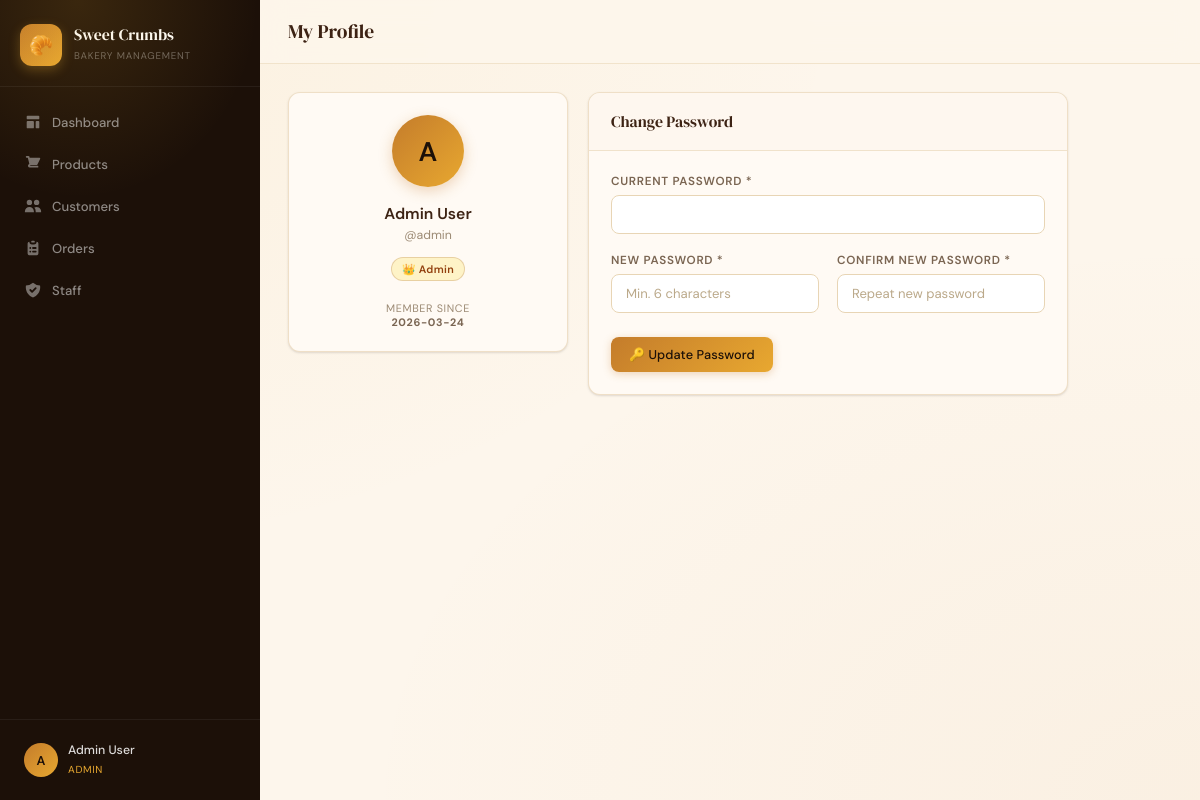
/profile (signed in), run on the app's committed database.
### tables this page shows
CREATE TABLE staff (
                id INTEGER PRIMARY KEY AUTOINCREMENT,
                name TEXT NOT NULL,
                username TEXT NOT NULL UNIQUE,
                password_hash TEXT NOT NULL,
                role TEXT NOT NULL DEFAULT 'staff',
                active INTEGER NOT NULL DEFAULT 1,
                created_at TEXT DEFAULT CURRENT_TIMESTAMP
            );

### app.py (the view, shortened to what this page needs)
@app.route('/profile', methods=['GET','POST'])
@login_required
def profile():
    try:
        conn = get_db()
        user = conn.execute("SELECT * FROM staff WHERE id=?", (session['user_id'],)).fetchone()
        conn.close()
        return render_template('profile.html', user=user)
    except Exception as e:
        logger.error(f'Profile error: {e}')
        flash('Error updating profile.', 'danger')
        return redirect(url_for('index'))

### app.py (called while the page is built)
def get_db():
    try:
        conn = sqlite3.connect(DB_PATH)
        conn.row_factory = sqlite3.Row
        return conn
    except sqlite3.Error as e:
        logger.error(f'Database connection error: {e}')
        raise

def login_required(f):
    @wraps(f)
    def decorated(*args, **kwargs):
        if 'user_id' not in session:
            flash('Please log in to continue.', 'info')
            return redirect(url_for('login'))
        return f(*args, **kwargs)
    return decorated

### templates/profile.html (shortened to what this page needs)
{% extends 'base.html' %}
{% block page_title %}My Profile{% endblock %}
{% block content %}
<div style="display:grid;grid-template-columns:280px 1fr;gap:20px;max-width:780px;align-items:start">
  <div class="card" style="text-align:center">
    <div class="card-body">
      <div style="width:72px;height:72px;border-radius:50%;background:linear-gradient(135deg,var(--caramel),var(--gold));display:flex;align-items:center;justify-content:center;font-size:1.8rem;font-weight:600;color:var(--espresso);margin:0 auto 16px;box-shadow:0 4px 14px rgba(196,124,43,0.3)">
        {{ user.name[0].upper() }}
      </div>
      <p style="font-size:1.05rem;font-weight:600;color:var(--brown);margin-bottom:3px">{{ user.name }}</p>
      <p style="font-size:0.82rem;color:var(--muted);margin-bottom:14px">@{{ user.username }}</p>
      {% if user.role == 'admin' %}
        <span class="badge" style="background:#FEF3C7;color:#92400E;border:1px solid rgba(146,64,14,0.2)">👑 Admin</span>
      {% elif user.role == 'manager' %}
        <span class="badge" style="background:#DBEAFE;color:#1E40AF;border:1px solid rgba(30,64,175,0.2)">🏪 Manager</span>
      {% else %}
        <span class="badge" style="background:var(--cream);color:var(--brown);border:1px solid var(--tan)">👤 Staff</span>
      {% endif %}
      <p style="font-size:0.72rem;color:var(--muted);margin-top:20px;text-transform:uppercase;letter-spacing:0.06em">
        Member since<br>
        <strong style="color:var(--text-light)">{{ user.created_at[:10] }}</strong>
      </p>
    </div>
  </div>
  <div class="card">
    <div class="card-header"><h2>Change Password</h2></div>
    <div class="card-body">
      <form method="post">
        <div class="form-grid">
          <div class="form-group full">
            <label>Current Password *</label>
            <input class="form-control" type="password" name="current_password"
                   required autocomplete="current-password">
          </div>
          <div class="form-group">
            <label>New Password *</label>
            <input class="form-control" type="password" name="new_password"
                   required minlength="6" autocomplete="new-password" placeholder="Min. 6 characters">
          </div>
          <div class="form-group">
            <label>Confirm New Password *</label>
            <input class="form-control" type="password" name="confirm_password"
                   required autocomplete="new-password" placeholder="Repeat new password">
          </div>
        </div>
        <div style="margin-top:24px">
          <button type="submit" class="btn btn-primary">🔑 Update Password</button>
        </div>
      </form>
    </div>
  </div>
</div>
{% endblock %}

### templates/base.html (shortened to what this page needs)
<!DOCTYPE html>
<html lang="en">
<head>
  <link rel="stylesheet" href="{{ url_for('static', filename='css/style.css') }}">
</head>
<body>
{% set role = session.get('role','staff') %}
{% set perms = {
  'admin':   ['dashboard','products','customers','orders','users'],
  'manager': ['dashboard','products','customers','orders'],
  'staff':   ['dashboard','orders']
} %}
{% set my_perms = perms.get(role, []) %}
<aside class="sidebar">
  <div class="sidebar-logo">
    <div class="logo-mark">🥐</div>
    <div class="logo-text">
      <h1>Sweet Crumbs</h1>
      <span>Bakery Management</span>
    </div>
  </div>
  <nav class="sidebar-nav">
    {% if 'dashboard' in my_perms %}
    <a href="{{ url_for('index') }}" class="nav-item {{ 'active' if request.endpoint == 'index' else '' }}">
      <span class="nav-icon">
        <svg viewBox="0 0 20 20" fill="currentColor"><path d="M3 4a1 1 0 011-1h12a1 1 0 011 1v2a1 1 0 01-1 1H4a1 1 0 01-1-1V4zM3 10a1 1 0 011-1h6a1 1 0 011 1v6a1 1 0 01-1 1H4a1 1 0 01-1-1v-6zM14 9a1 1 0 00-1 1v6a1 1 0 001 1h2a1 1 0 001-1v-6a1 1 0 00-1-1h-2z"/></svg>
      </span>
      <span>Dashboard</span>
    </a>
    {% endif %}
    {% if 'products' in my_perms %}
    <a href="{{ url_for('products') }}" class="nav-item {{ 'active' if 'product' in (request.endpoint or '') else '' }}">
      <span class="nav-icon">
        <svg viewBox="0 0 20 20" fill="currentColor"><path d="M3 1a1 1 0 000 2h1.22l.305 1.222a.997.997 0 00.01.042l1.358 5.43-.893.892C3.74 11.846 4.632 14 6.414 14H15a1 1 0 000-2H6.414l1-1H14a1 1 0 00.894-.553l3-6A1 1 0 0017 3H6.28l-.31-1.243A1 1 0 005 1H3z"/></svg>
      </span>
      <span>Products</span>
    </a>
    {% endif %}
    {% if 'customers' in my_perms %}
    <a href="{{ url_for('customers') }}" class="nav-item {{ 'active' if 'customer' in (request.endpoint or '') else '' }}">
      <span class="nav-icon">
        <svg viewBox="0 0 20 20" fill="currentColor"><path d="M9 6a3 3 0 11-6 0 3 3 0 016 0zM17 6a3 3 0 11-6 0 3 3 0 016 0zM12.93 17c.046-.327.07-.66.07-1a6.97 6.97 0 00-1.5-4.33A5 5 0 0119 16v1h-6.07zM6 11a5 5 0 015 5v1H1v-1a5 5 0 015-5z"/></svg>
      </span>
      <span>Customers</span>
    </a>
    {% endif %}
    {% if 'orders' in my_perms %}
    <a href="{{ url_for('orders') }}" class="nav-item {{ 'active' if 'order' in (request.endpoint or '') else '' }}">
      <span class="nav-icon">
      </span>
      <span>Orders</span>
    </a>
    {% endif %}
    {% if 'users' in my_perms %}
    <a href="{{ url_for('users') }}" class="nav-item {{ 'active' if 'user' in (request.endpoint or '') and request.endpoint != 'profile' else '' }}">
      <span class="nav-icon">
      </span>
      <span>Staff</span>
    </a>
    {% endif %}
  </nav>
  <div class="sidebar-bottom">
    <div class="user-pill">
      <div class="user-avatar">{{ session.get('name','?')[0].upper() }}</div>
      <div class="user-info">
        <span class="user-name">{{ session.get('name','User') }}</span>
        <span class="user-role role-{{ session.get('role','staff') }}">{{ session.get('role','staff').title() }}</span>
      </div>
    </div>
  </div>
</aside>
<div class="main">
  <header class="topbar">
    <div class="topbar-left">
      <h2 class="topbar-title">{% block page_title %}{% endblock %}</h2>
    </div>
  </header>
  <div class="content">
    {% block content %}{% endblock %}
  </div>
</div>
</body>
</html>

### data on the page
staff: get "Admin User", name "A", name "Admin User", username "admin", created_at "2026-03-24"

### other printed values
{{ session.get('name','?')[0].upper() }} "A"
{{ session.get('role','staff').title() }} "ADMIN"
